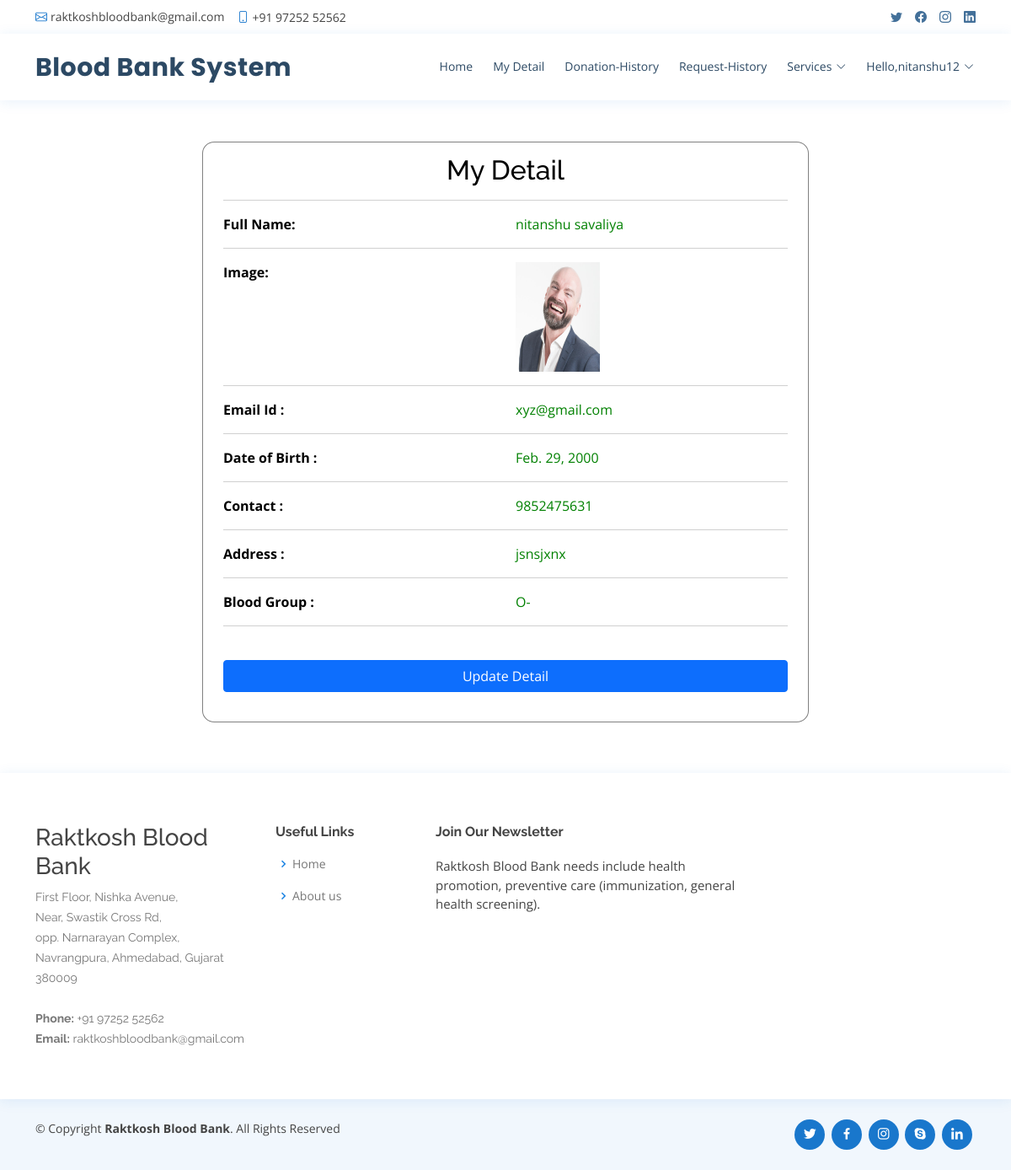
Screenshot of /profile (signed in) with the database file from the repository.
### raktkosh/models.py (models this page shows, shortened)
class UserProfile(models.Model):
    user = models.ForeignKey(User, on_delete=models.CASCADE, null=True)
    contact = models.CharField(max_length=100, null=True)
    address = models.CharField(max_length=100, null=True)
    blood_group = models.ForeignKey(Category, on_delete=models.CASCADE, null=True, blank=True)
    dob = models.DateField(null=True)
    image = models.FileField(null=True)

class Category(models.Model):
    name = models.CharField(max_length=100, null=True, blank=True)

### raktkosh/views.py (the view)
# urls.py: path('profile', views.profile, name='profile'),
@login_required(login_url='login')
def profile(request):
    pro = UserProfile.objects.get(user=request.user)
    return render(request, "profile.html", {'pro':pro})

### raktkosh/templates/profile.html (shortened to what this page needs)
{% extends 'base.html' %}
{% load static %}
{% block body %}
<br>
<div class="container" style="width:60%;margin-top:8%;margin-bottom:5%;background:white;border-radius:2%;border:1px solid grey">
    <h2 style=" color : #000000 ;margin-top:2%" align="center">My Detail</h2>
<div align="left" class="container-fluid" style="width:100%;margin-bottom:5%">
    <hr><div class="row" >
        <div class="col-md-6 div2">
            <strong>Full Name:</strong>
        </div>
        <div class="col-md-6 div1">
            {{pro.user.first_name}} {{pro.user.last_name}}
        </div>
    </div><hr>
    <div class="row">
        <div class="col-md-6 div2">
            <strong>Image:</strong>
        </div>
        <div class="col-md-6">
            <img src="{{pro.image.url}}" style="width:100px;height:130px"></img>
        </div></div><hr>
    <div class="row">
        <div class="col-md-6 div2">
            <strong>Email Id :</strong>
        </div>
        <div class="col-md-6 div1">
            {{pro.user.email}}
        </div>
    </div><hr>
     <div class="row">
        <div class="col-md-6 div2">
            <strong>Date of Birth :</strong>
        </div>
        <div class="col-md-6 div1">
            {{pro.dob}}
        </div>
    </div><hr>
     <div class="row">
        <div class="col-md-6 div2">
            <strong>Contact :</strong>
        </div>
        <div class="col-md-6 div1">
            {{pro.contact}}
        </div>
     </div><hr>
    <div class="row">
        <div class="col-md-6 div2">
            <strong>Address :</strong>
        </div>
        <div class="col-md-6 div1">
            {{pro.address}}
        </div>
    </div><hr>
    {% if error != "pat" %}
    <div class="row">
        <div class="col-md-6 div2">
            <strong>Blood Group :</strong>
        </div>
        <div class="col-md-6 div1">
            {{pro.blood_group.name}}
        </div>
    </div><hr>
    {% endif %}
    <div class="login px-sm-12" style="width:100%">
    <a href="{% url 'edit_profile' pro.id %}">
        <button class="btn btn-primary submit mt-4" style="width:100%">Update Detail</button>
    </a>
    </div>
</div>
</div>
{% endblock %}

### raktkosh/templates/base.html (shortened to what this page needs)
<!DOCTYPE html>
<html lang="en">
  {% load static %}
  {% load active_link_tags %}
<head>
  <link href="{% static 'vendor/fontawesome-free/css/all.min.css' %}" rel="stylesheet">
  <link href="{% static 'vendor/animate.css/animate.min.css' %}" rel="stylesheet">
  <link href="{% static 'vendor/bootstrap/css/bootstrap.min.css' %}" rel="stylesheet">
  <link href="{% static 'vendor/bootstrap-icons/bootstrap-icons.css' %}" rel="stylesheet">
  <link href="{% static 'vendor/boxicons/css/boxicons.min.css' %}" rel="stylesheet">
  <link href="{% static 'vendor/glightbox/css/glightbox.min.css' %}" rel="stylesheet">
  <link href="{% static 'vendor/remixicon/remixicon.css' %}" rel="stylesheet">
  <link href="{% static 'vendor/swiper/swiper-bundle.min.css' %}" rel="stylesheet">
  <link href="{% static 'css/style.css' %}" rel="stylesheet">
  <link rel="stylesheet" href="https://cdnjs.cloudflare.com/ajax/libs/font-awesome/4.7.0/css/font-awesome.min.css">
  <link rel='stylesheet' type='text/css' href="https://cdn.datatables.net/1.10.21/css/jquery.dataTables.min.css">
  <link rel='stylesheet' type='text/css' href="https://cdn.datatables.net/buttons/1.6.2/css/buttons.dataTables.min.css">
</head>
<body>
  <div id="topbar" class="d-flex align-items-center fixed-top">
    <div class="container d-flex justify-content-between">
      <div class="contact-info d-flex align-items-center">
        <i class="bi bi-envelope"></i> <a href="mailto:contact@example.com">raktkoshbloodbank@gmail.com</a>
        <i class="bi bi-phone"></i> +91 97252 52562
      </div>
      <div class="d-none d-lg-flex social-links align-items-center">
        <a href="#" class="twitter"><i class="bi bi-twitter"></i></a>
        <a href="#" class="facebook"><i class="bi bi-facebook"></i></a>
        <a href="#" class="instagram"><i class="bi bi-instagram"></i></a>
        <a href="#" class="linkedin"><i class="bi bi-linkedin"></i></i></a>
      </div>
    </div>
  </div>
  <header id="header" class="fixed-top">
    <div class="container d-flex align-items-center">
      <h1 class="logo me-auto"><a href="index.html">Blood Bank System</a></h1>
      {% if request.user.is_staff %}
      <nav id="navbar" class="navbar order-last order-lg-0">
        <ul>
          <li><a class="{% active_link 'admin_home' %}" href="{% url 'admin_home' %}">Home</a></li>
          <!-- <li class="dropdown"><a href="#"><span>Category</span> <i class="bi bi-chevron-down"></i></a>
            <ul>
              <li><a href="/add_category">Add Blood Category</a></li>
              <li><a href="/view_category">View Blood Category</a></li>
            </ul>
          </li> -->
          <li><a class="{% active_link 'view_user' %}" href="{% url 'view_user' %}">Users</a></li>
          <li><a class="{% active_link 'history' %}" href="{% url 'history' %}">history</a></li>
          <li class="dropdown"><a href="#"><span>Services</span> <i class="bi bi-chevron-down"></i></a>
            <ul>
              <li><a href="{% url 'request_blood' %}">Request for Blood</a></li>
              <li><a href="/donator_blood">Donate for Blood</a></li>
            </ul>
          </li>
          <li><a class="{% active_link 'admin_blood' %}" href="{% url 'admin_blood' %}">Stock</a></li>
          <li class="dropdown">
            <a href="#" class="appointment-btn scrollto" style="color: #fff;"><span class="d-none d-md-inline">Welcome,</span> {{request.user.username}} <i class="bi bi-chevron-down"></i></a>
            <ul>
              <li><a href="{% url 'change_password' %}">Change Password</a></li>
              <li><a href="{% url 'logout' %}">Logout</a></li>
            </ul>
          </li>
        </ul>
        <i class="bi bi-list mobile-nav-toggle"></i>
      </nav>
      {% elif request.user.is_authenticated %}
      <nav id="navbar" class="navbar order-last order-lg-0">
        <ul>
          <li><a class="" href="{% url 'home' %}">Home</a></li>
          <li><a class="{% active_link 'profile' %}" href="/profile">My Detail</a></li>
          <li><a class="{% active_link 'donation_history' %}" href="/donation_history">Donation-History</a></li>
          <li><a class="{% active_link 'request_history' %}" href="{% url 'request_history' %}">Request-History</a></li>
          <li class="dropdown"><a href="#"><span>Services</span> <i class="bi bi-chevron-down"></i></a>
          </li>
          <li class="dropdown"><a href="#"><span>Hello,{{request.user.username}}</span> <i class="bi bi-chevron-down"></i></a>
          </li>
        </ul>
      </nav>
      {% endif %}
  </header>
  <div class="mt-5 mb-5" style="margin-top:14%">
  {% block body %}
  {% endblock %}
  </div>
  <footer id="footer">
    <div class="footer-top">
      <div class="container">
        <div class="row">
          <div class="col-lg-3 col-md-6 footer-contact">
            <h3>Raktkosh Blood Bank</h3>
            <p>
              First Floor, Nishka Avenue,<br>
               Near, Swastik Cross Rd,<br>
                opp. Narnarayan Complex,<br>
                 Navrangpura, Ahmedabad, Gujarat 380009 <br><br>
              <strong>Phone:</strong> +91 97252 52562<br>
              <strong>Email:</strong> raktkoshbloodbank@gmail.com<br>
            </p>
          </div>
          <div class="col-lg-2 col-md-6 footer-links">
            <h4>Useful Links</h4>
            <ul>
              <li><i class="bx bx-chevron-right"></i> <a href="#">Home</a></li>
              <li><i class="bx bx-chevron-right"></i> <a href="#">About us</a></li>
            </ul>
          </div>
          <div class="col-lg-4 col-md-6 footer-newsletter">
            <h4>Join Our Newsletter</h4>
            <p>Raktkosh Blood Bank needs include health promotion, preventive care (immunization, general health screening).</p>
          </div>
        </div>
      </div>
    </div>
    <div class="container d-md-flex py-4">
      <div class="me-md-auto text-center text-md-start">
        <div class="copyright">
          &copy; Copyright <strong><span>Raktkosh Blood Bank</span></strong>. All Rights Reserved
        </div>
        <div class="credits">
        </div>
      </div>
      <div class="social-links text-center text-md-right pt-3 pt-md-0">
        <a href="#" class="twitter"><i class="bx bxl-twitter"></i></a>
        <a href="#" class="facebook"><i class="bx bxl-facebook"></i></a>
        <a href="#" class="instagram"><i class="bx bxl-instagram"></i></a>
        <a href="#" class="google-plus"><i class="bx bxl-skype"></i></a>
        <a href="#" class="linkedin"><i class="bx bxl-linkedin"></i></a>
      </div>
    </div>
  </footer>
</body>
</html>

### raktkosh/static/css/style.css (style rules this page uses)
body { font-family: "Open Sans", sans-serif; color: #444444; }
a { color: #1977cc; text-decoration: none; }
h1, h2, h3, h4, h5, h6 { font-family: "Raleway", sans-serif; }
#topbar { background: #fff; height: 40px; font-size: 14px; transition: all 0.5s; z-index: 996; }
#topbar .contact-info a { line-height: 1; color: #444444; transition: 0.3s; }
#topbar .contact-info i { color: #1977cc; padding-right: 4px; margin-left: 15px; line-height: 0; }
#topbar .contact-info i:first-child { margin-left: 0; }
#topbar .social-links a { color: #437099; padding-left: 15px; display: inline-block; line-height: 1px; transition: 0.3s; }
#topbar .social-links a:first-child { border-left: 0; }
#header { background: #fff; transition: all 0.5s; z-index: 997; padding: 15px 0; top: 40px; box-shadow: 0px 2px 15px rgba(25, 119, 204, 0.1); }
#header .logo { font-size: 30px; margin: 0; padding: 0; line-height: 1; font-weight: 700; letter-spacing: 0.5px; font-family: "Poppins", sans-serif; }
#header .logo a { color: #2c4964; }
.navbar { padding: 0; }
.navbar ul { margin: 0; padding: 0; display: flex; list-style: none; align-items: center; }
.navbar li { position: relative; }
.navbar>ul>li { position: relative; white-space: nowrap; padding: 8px 0 8px 20px; }
.navbar a, .navbar a:focus { display: flex; align-items: center; justify-content: space-between; font-size: 14px; color: #2c4964; white-space: nowrap; transition: 0.3s; border-bottom: 2px solid #fff; padding: 5px 2px; }
.navbar a i, .navbar a:focus i { font-size: 12px; line-height: 0; margin-left: 5px; }
#footer { color: #444444; font-size: 14px; background: #f1f7fd; }
#footer .footer-top { padding: 60px 0 30px 0; background: #fff; box-shadow: 0px 2px 15px rgba(25, 119, 204, 0.1); }
#footer .footer-top .footer-contact { margin-bottom: 30px; }
#footer .footer-top .footer-contact p { font-size: 14px; line-height: 24px; margin-bottom: 0; font-family: "Raleway", sans-serif; color: #777777; }
#footer .footer-top h4 { font-size: 16px; font-weight: bold; color: #444444; position: relative; padding-bottom: 12px; }
#footer .footer-top .footer-links { margin-bottom: 30px; }
#footer .footer-top .footer-links ul { list-style: none; padding: 0; margin: 0; }
#footer .footer-top .footer-links ul i { padding-right: 2px; color: #1c84e3; font-size: 18px; line-height: 1; }
#footer .footer-top .footer-links ul li { padding: 10px 0; display: flex; align-items: center; }
#footer .footer-top .footer-links ul li:first-child { padding-top: 0; }
#footer .footer-top .footer-links ul a { color: #777777; transition: 0.3s; display: inline-block; line-height: 1; }
#footer .footer-newsletter { font-size: 15px; }
#footer .footer-newsletter h4 { font-size: 16px; font-weight: bold; color: #444444; position: relative; padding-bottom: 12px; }
#footer .credits { padding-top: 5px; font-size: 13px; color: #444444; }
#footer .social-links a { font-size: 18px; display: inline-block; background: #1977cc; color: #fff; line-height: 1; padding: 8px 0; margin-right: 4px; border-radius: 50%; text-align: center; width: 36px; height: 36px; transition: 0.3s; }

### raktkosh/templates/profile.html (style rules this page uses)
.div1 { color:green; }
.div2 { color:rgb(0, 0, 0); }

### rows the page displays
UserProfile: user.first_name "nitanshu", user.last_name "savaliya", image (picture), user.email "xyz@gmail.com", dob "Feb. 29, 2000", contact "9852475631", address "jsnsjxnx", blood_group.name "O-"

### other values shown
{{ request.user.username }} "nitanshu12"
